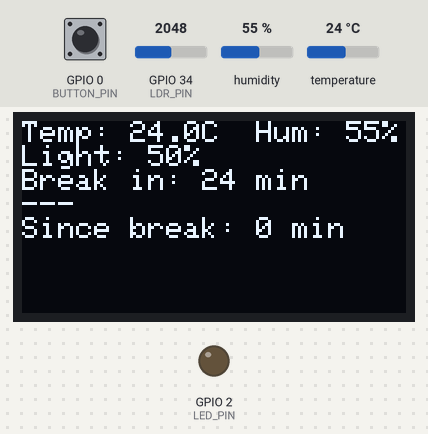
Recording of a sketch running on a simulated ESP32. Shown: 128×64 one-colour display, output pins drawn as LEDs (lit = HIGH). Inputs (shaded band) come from the test bench; at power-on: humidity 55 %, GPIO 34 (LDR_PIN) = 2048, temperature 24 °C, GPIO 0 (BUTTON_PIN) HIGH. WiFi joins after 1.5 s; servers stay silent unless stated; uploads are accepted with an empty reply.

Above: at 4.2 s.
4.3 s: humidity set to 22 %
At 6.4 s:
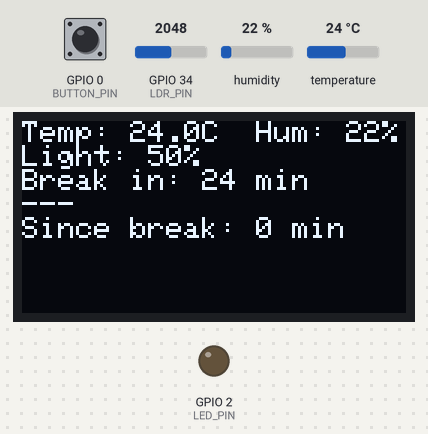
6.7 s: GPIO 34 (LDR_PIN) set to 2866
At 8.2 s:
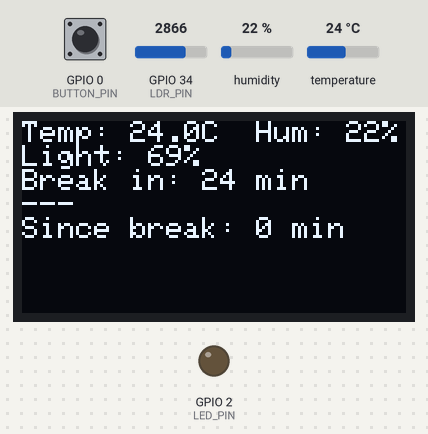
8.5 s: temperature set to 12 °C
At 10.5 s:
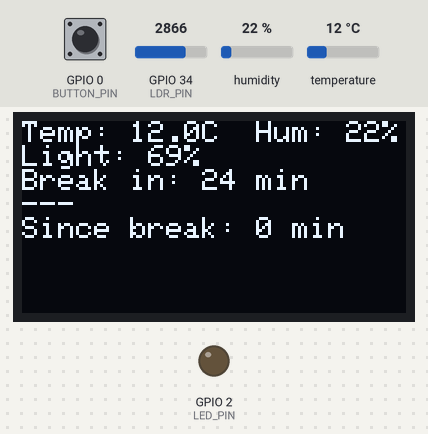
11.1 s: GPIO 34 (LDR_PIN) set to 3603
At 12.2 s:
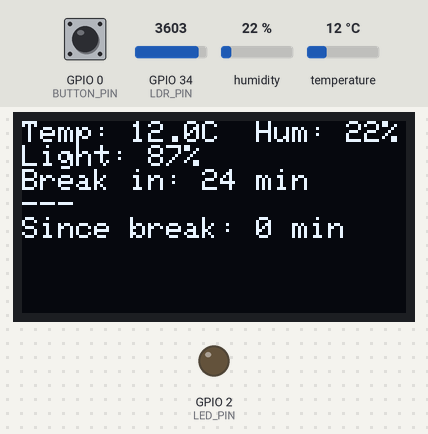
12.9 s: humidity set to 40 %
At 14.4 s:
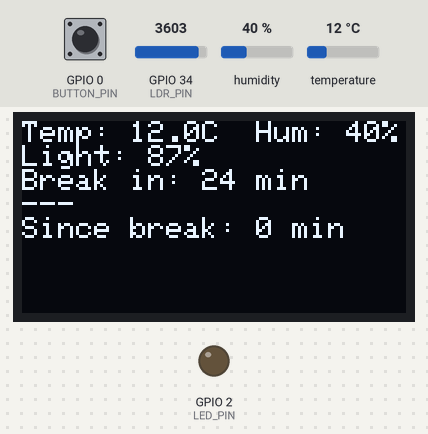
15.5 s: GPIO 34 (LDR_PIN) set to 4095
At 16.0 s:
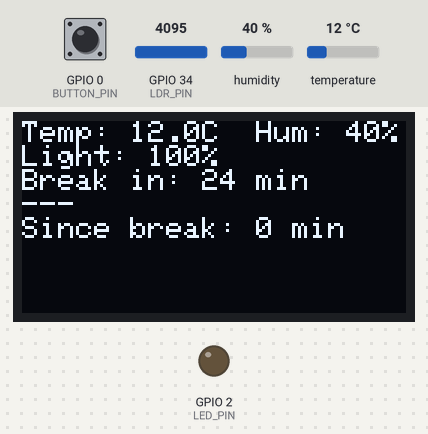
Timing chart, 0 to 18.1 s (numbered marks = the images above; inputs shaded):
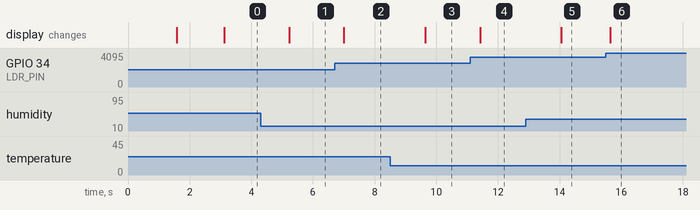

Measured:
- after the input at 4.3 s, the display: changes after 0.92 s (image 1)
- after the input at 6.7 s, the display: changes after 0.30 s (image 2)
- after the input at 8.5 s, the display: changes after 1.1 s (image 3)
- after the input at 11.1 s, the display: changes after 0.32 s (image 4)
- after the input at 12.9 s, the display: changes after 1.2 s (image 5)
- after the input at 15.5 s, the display: changes after 0.13 s (image 6)

The sketch:

desk_buddy.ino
```cpp
#include <WiFi.h>
#include <HTTPClient.h>
#include <ArduinoJson.h>
#include <DHT.h>
#include <Wire.h>
#include <Adafruit_GFX.h>
#include <Adafruit_SSD1306.h>

// Configuration
const char* WIFI_SSID = "YOUR_WIFI";
const char* WIFI_PASSWORD = "YOUR_PASSWORD";
const char* FLASK_URL = "http://192.168.1.100:5000/api/ingest";

// Pins
#define DHT_PIN 4
#define DHT_TYPE DHT22
#define LDR_PIN 34
#define BUTTON_PIN 0   // Boot button or GPIO0
#define LED_PIN 2      // Built-in LED

// OLED
#define SCREEN_WIDTH 128
#define SCREEN_HEIGHT 64
Adafruit_SSD1306 display(SCREEN_WIDTH, SCREEN_HEIGHT, &Wire, -1);
DHT dht(DHT_PIN, DHT_TYPE);

// State
unsigned long lastBreakMillis = 0;
const unsigned long BREAK_INTERVAL = 25 * 60 * 1000UL; // 25 minutes
bool nudgeActive = false;
unsigned long lastPost = 0;
const unsigned long POST_INTERVAL = 5000;

void setup() {
  Serial.begin(115200);
  dht.begin();
  pinMode(BUTTON_PIN, INPUT_PULLUP);
  pinMode(LED_PIN, OUTPUT);

  if (!display.begin(SSD1306_SWITCHCAPVCC, 0x3C)) {
    Serial.println("SSD1306 not found");
    while (true);
  }
  display.clearDisplay();
  display.setTextSize(1);
  display.setTextColor(WHITE);
  display.setCursor(0, 0);
  display.println("DeskBuddy");
  display.println("Starting...");
  display.display();

  WiFi.begin(WIFI_SSID, WIFI_PASSWORD);
  while (WiFi.status() != WL_CONNECTED) delay(500);
  display.clearDisplay();
  display.println("WiFi OK");
  display.println(WiFi.localIP().toString());
  display.display();
  delay(1500);

  lastBreakMillis = millis();
}

void loop() {
  // Check break button (active low with pullup)
  if (digitalRead(BUTTON_PIN) == LOW) {
    lastBreakMillis = millis();
    nudgeActive = false;
    digitalWrite(LED_PIN, LOW);
    delay(200); // debounce
  }

  float temperature = dht.readTemperature();
  float humidity = dht.readHumidity();
  int lightRaw = analogRead(LDR_PIN);
  int lightPercent = map(lightRaw, 0, 4095, 0, 100);

  unsigned long elapsed = millis() - lastBreakMillis;
  int minutesSinceBreak = elapsed / 60000;
  // Clamp: unsigned subtraction would wrap huge once the break is overdue.
  int minutesLeft = elapsed >= BREAK_INTERVAL ? 0 : (BREAK_INTERVAL - elapsed) / 60000;

  // Nudge when overdue
  if (elapsed > BREAK_INTERVAL && !nudgeActive) {
    nudgeActive = true;
    digitalWrite(LED_PIN, HIGH);
  }

  // Update OLED
  display.clearDisplay();
  display.setTextSize(1);
  display.setCursor(0, 0);

  if (nudgeActive) {
    display.setTextSize(2);
    display.setCursor(0, 10);
    display.println("Take a");
    display.println("break!");
    display.setTextSize(1);
    display.setCursor(0, 55);
    display.println("Press button to reset");
  } else {
    if (!isnan(temperature)) {
      display.printf("Temp: %.1fC  Hum: %.0f%%\n", temperature, humidity);
    } else {
      display.println("Sensor error");
    }
    display.printf("Light: %d%%\n", lightPercent);
    display.printf("Break in: %d min\n", minutesLeft);
    display.println("---");
    display.printf("Since break: %d min\n", minutesSinceBreak);
  }

  display.display();

  // Post to Flask every 5 seconds
  if (millis() - lastPost > POST_INTERVAL && WiFi.status() == WL_CONNECTED) {
    HTTPClient http;
    http.begin(FLASK_URL);
    http.addHeader("Content-Type", "application/json");

    StaticJsonDocument<256> doc;
    doc["device"] = "deskbuddy";
    doc["temperature"] = temperature;
    doc["humidity"] = humidity;
    doc["light"] = lightPercent;
    doc["minutes_since_break"] = minutesSinceBreak;
    doc["nudge_active"] = nudgeActive;

    String body;
    serializeJson(doc, body);
    http.POST(body);
    http.end();
    lastPost = millis();
  }

  delay(500);
}
```
